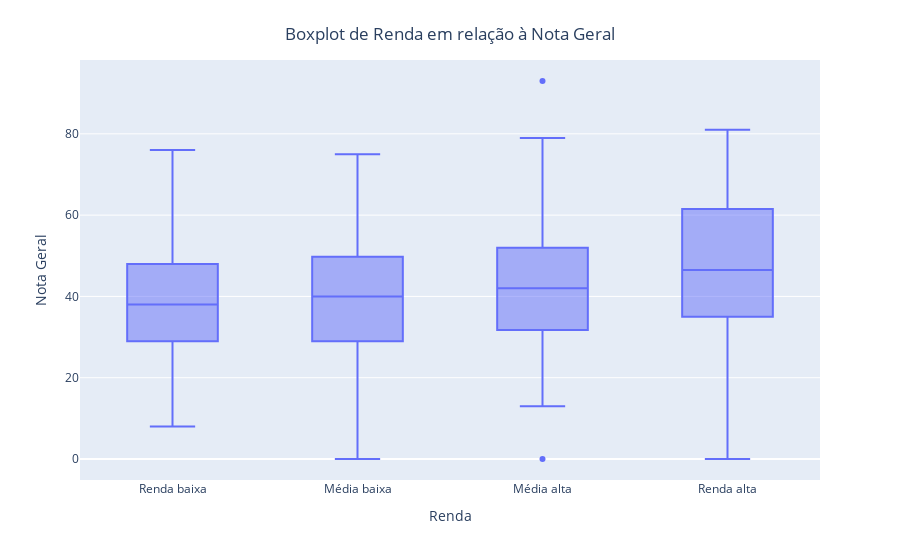

Notebook source saved alongside this figure:
### Code cell
categorias = {
    'A': 'Renda baixa',
    'B': 'Média baixa',
    'C': 'Média alta',
    'D': 'Média alta',
    'E': 'Renda alta',
    'F': 'Renda alta',
    'G': 'Renda alta'
}

ordem_categorias = {'Renda baixa': 1, 'Média baixa': 2, 'Média alta': 3, 'Renda alta': 4}

dados_explorados['Nota_geral'] = pd.to_numeric(dados_explorados['Nota_geral'], errors='coerce')
dados_explorados = dados_explorados.dropna(subset=['Nota_geral'])

dados_explorados['Categoria'] = dados_explorados['Renda'].map(categorias)

#calcular as medianas das notas gerais para cada categoria de renda
medianas = dados_explorados.groupby('Categoria')['Nota_geral'].median().reset_index()

#ordenar os resultados com base nas medianas
medianas['ordem_categoria'] = medianas['Categoria'].map(ordem_categorias)
medianas = medianas.sort_values(by='ordem_categoria')


fig = px.box(dados_explorados, x='Categoria', y='Nota_geral', 
             labels={'Categoria': 'Renda', 'Nota_geral': 'Nota Geral'},
             category_orders={"Categoria": medianas['Categoria']})
fig.update_layout(title='Boxplot de Renda em relação à Nota Geral', title_x=0.5, title_y=0.95)
fig.show()

### Figure 1 — Plotly figure (JSON) as saved in the notebook; plotly's stock layout.template omitted (floating-point values rounded to 4 significant figures; data arrays with more than 128 entries replaced by an {"elided": "..."} marker saying what was removed)
{"data": [{"alignmentgroup": "True", "hovertemplate": "Renda=%{x}<br>Nota Geral=%{y}<extra></extra>", "legendgroup": "", "marker": {"color": "#636efa"}, "name": "", "notched": false, "offsetgroup": "", "orientation": "v", "showlegend": false, "type": "box", "x": {"elided": "354 str values"}, "x0": " ", "xaxis": "x", "y": {"elided": "354 int values"}, "y0": " ", "yaxis": "y"}], "layout": {"boxmode": "group", "legend": {"tracegroupgap": 0}, "margin": {"t": 60}, "title": {"text": "Boxplot de Renda em relação à Nota Geral", "x": 0.5, "y": 0.95}, "xaxis": {"anchor": "y", "categoryarray": ["Renda baixa", "Média baixa", "Média alta", "Renda alta"], "categoryorder": "array", "domain": [0, 1], "title": {"text": "Renda"}}, "yaxis": {"anchor": "x", "domain": [0, 1], "title": {"text": "Nota Geral"}}}}
